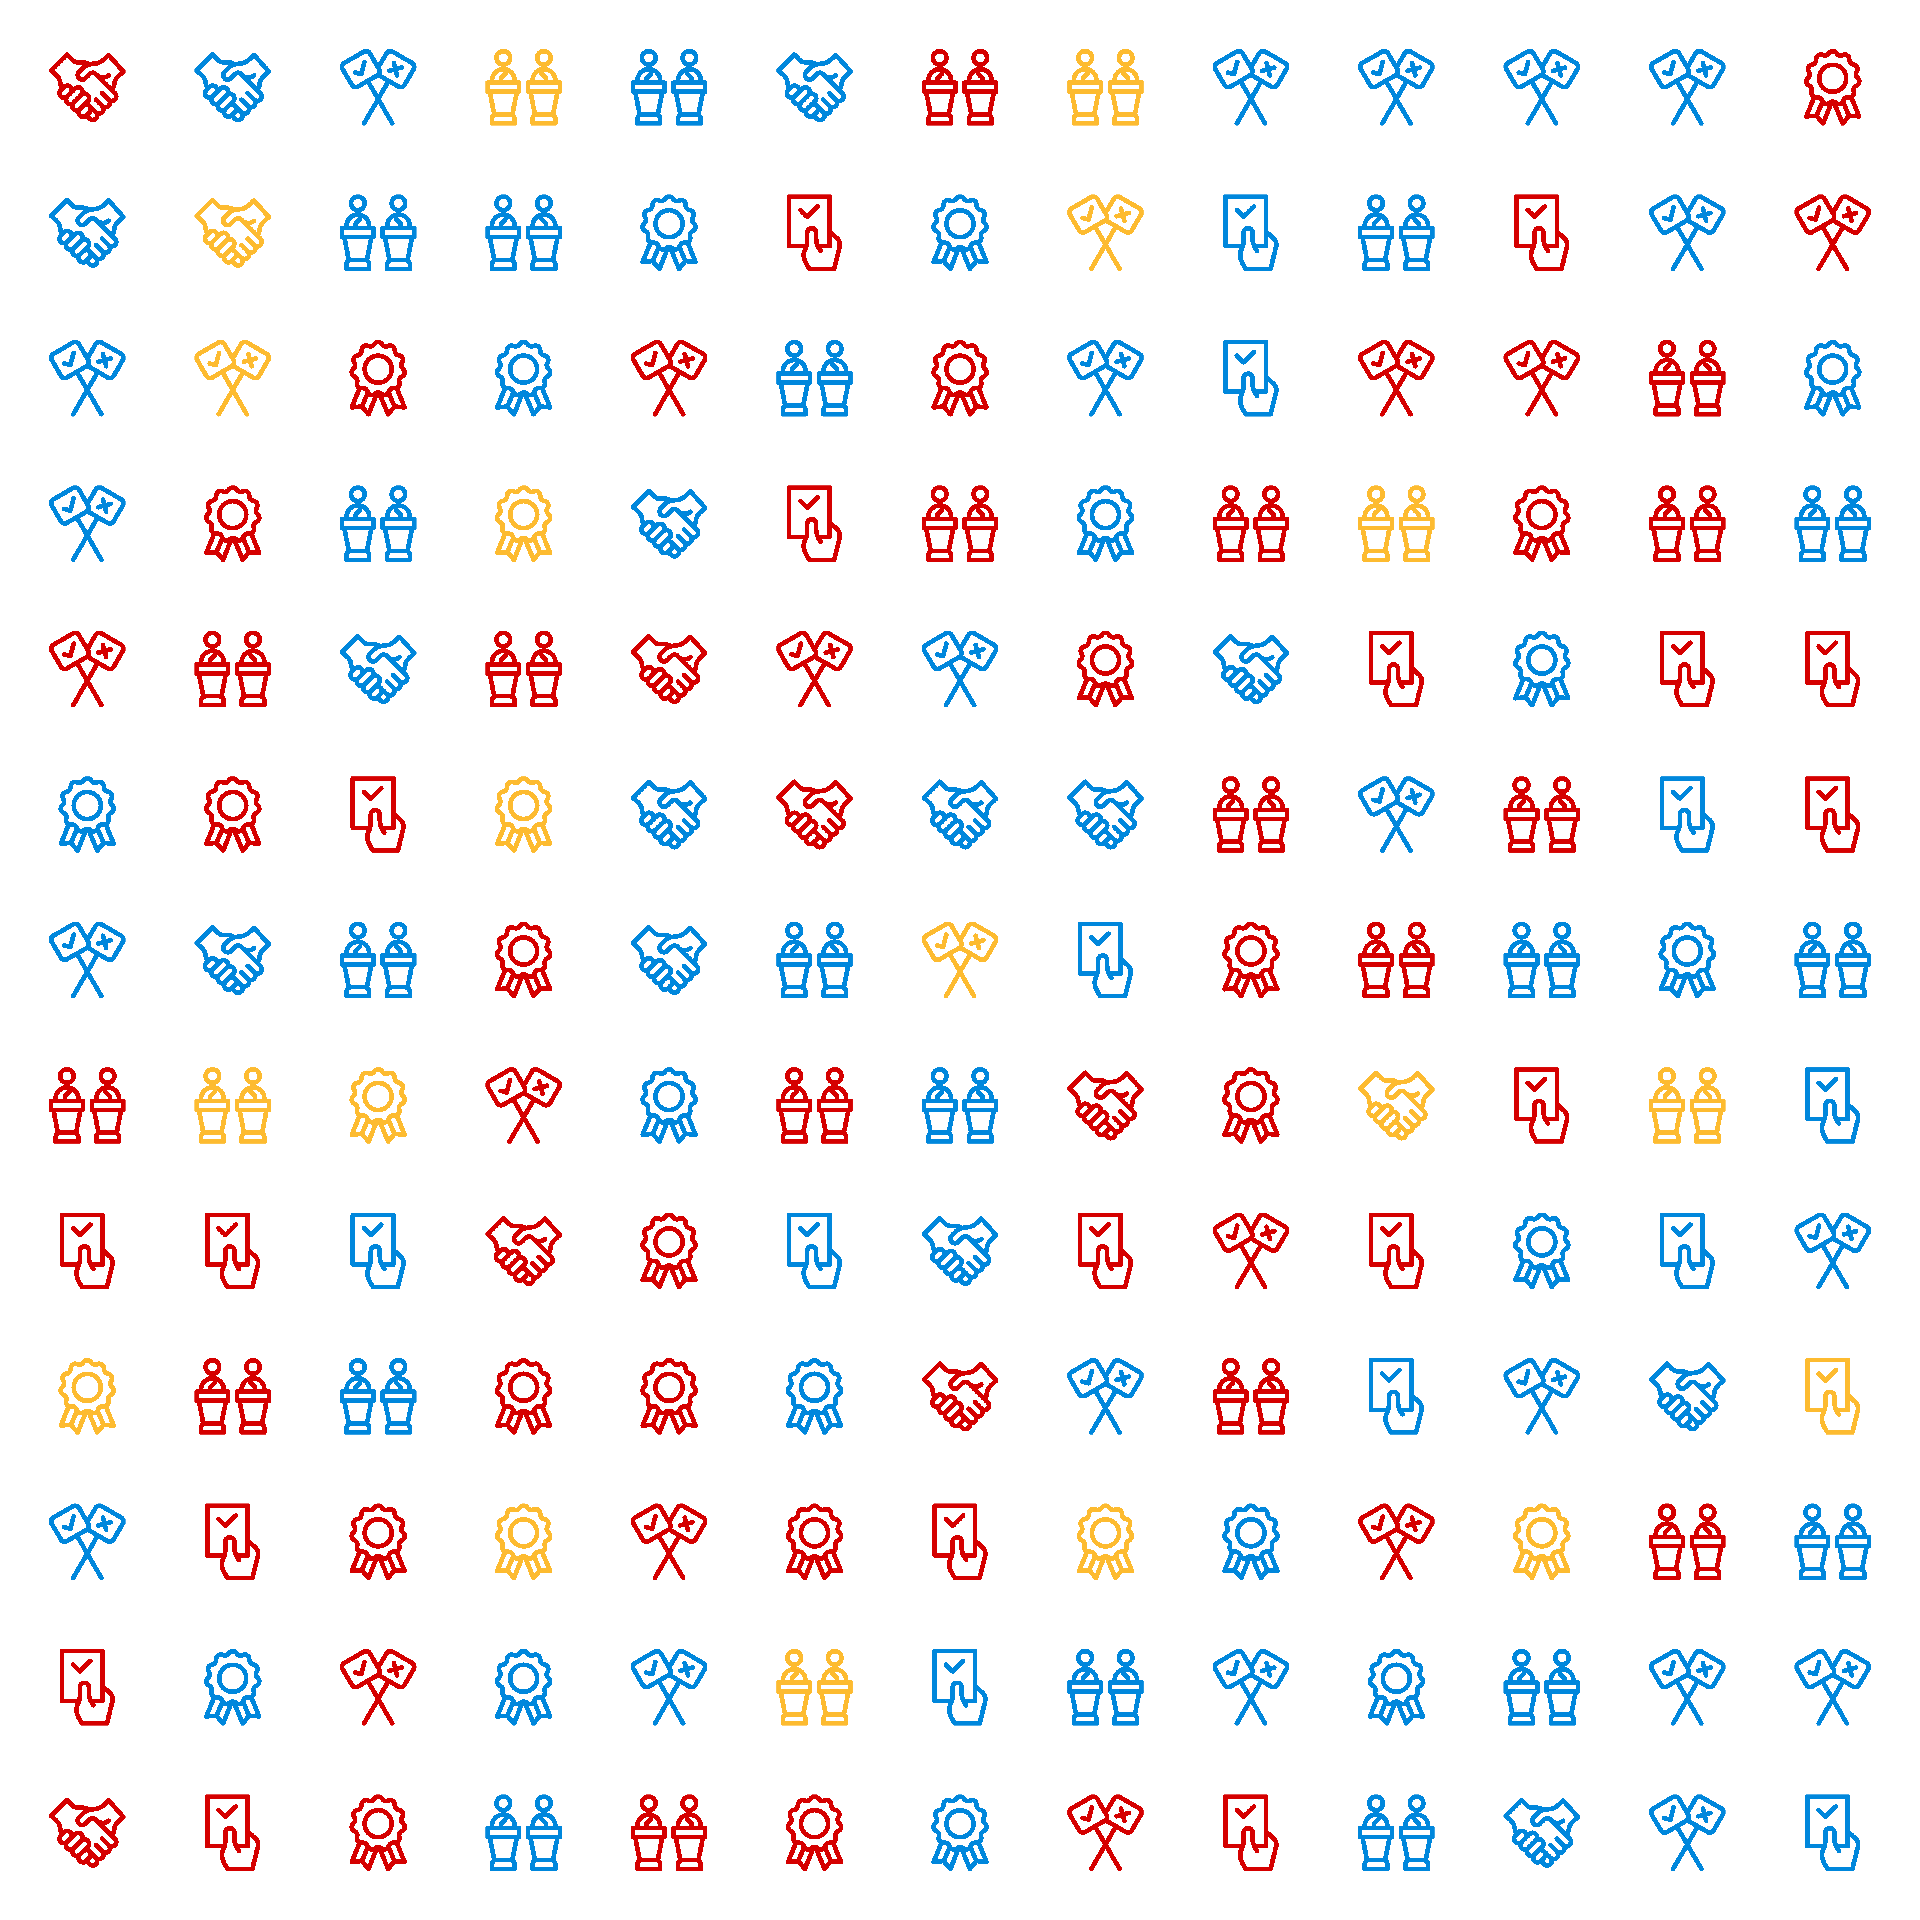

Here is the R script that generated this plot:

# Create user guide cover image


# 1. Housekeeping ---------------------------------------------------------

# Load packages

library(tidyverse)
library(magrittr)
library(ggimage)
library(here)


# Load pollbasepro data

data("pollbasepro")



# 2. Create plot ----------------------------------------------------------

# We're going to create a simple plot to use as the user guide cover. The
# neat thing about it is that we can use randomisation to make the cover be
# different each day. We'll set it up so that the proportion of blue, red,
# and orange graphics on the cover are roughly proportional to the normalised
# vote shares of the Conservatives, Labour, and the Liberals according to
# our most recent estimate.

# First, we'll get today's date and convert to numeric

date_now <- as.numeric(Sys.Date())


# Second, we'll use the date to set the random seed

set.seed(date_now)


# Next, we'll get the most recent estimates from pollbasepro and normalise
# them to sum to 1.

props <-
  pollbasepro %>%
  filter(date == max(date)) %>%
  select(matches("_est")) %>%
  mutate_all(function(x) x/rowSums(.)) %>%
  t() %>%
  rep(5) %>%
  divide_by(5)


# Next, we'll get  icon file paths and shuffle them according to the different
# normalised proportions that we estimated.

paths <- dir(here("documentation", "_assets", "icons"), full.names = T)
paths <- sample(paths, size = 169, replace = T, prob = props)


# Then, we'll generate some basic data

dta <-
  tibble(
    x = rep(seq(0, 6, by = .5), each = 13),
    y = rep(seq(0, 6, by = .5), 13),
    image = paths
  )


# And, finally, we'll generate today's cover plot

cover <-
  dta %>%
  ggplot(
    aes(
      x = x,
      y = y
    )
  ) +
  geom_image(
    aes(
      x = x,
      y = y,
      image = paths
    ),
    size = 0.04,
    by = "width",
    asp = 1
  ) +
  coord_cartesian(
    xlim = c(0, 6),
    ylim = c(0, 6)
  ) +
  theme_void() +
  theme(legend.position = "none")



# 3. Render plot ----------------------------------------------------------

# Now that we've created the plot, we'll save it to disk so that we can call
# it from our Rmarkdown script.

ggsave(
  filename = "cover.png",
  plot = cover,
  path = here("documentation", "_assets"),
  width = 6,
  height = 6,
  units = "in",
  dpi = 320
)
